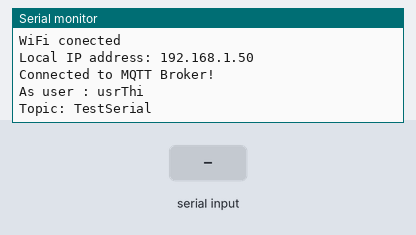
The sketch below on a simulated ESP8266 (NodeMCU). Parts: the last lines printed to the serial monitor. The inputs (shaded band) are chosen by the test bench. WiFi joins after 1.5 s; servers stay silent unless stated; no MQTT or app messages arrive unless stated.

Above: at 3.7 s.
3.8 s: "M\n" received over Serial
At 4.2 s:
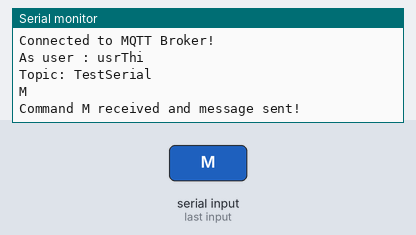
5.3 s: "1\n" received over Serial
At 6.5 s:
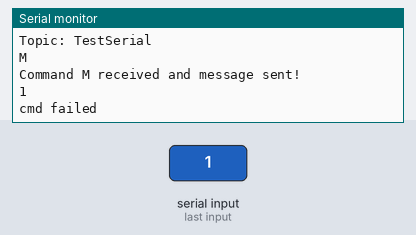

The sketch:

ESP-D1_MQTT_Publish_Serial.ino
```cpp
// constants won't change. Used here to
// set pin numbers:
#include "ESP-D1_GPIO.h"
// Onboard LED on D4 pin

#include <ESP8266WiFi.h> // Enables the ESP8266 to connect to the local network (via WiFi)
#include <PubSubClient.h> // Allows us to connect to, and publish to the MQTT broker

// WiFi
// Make sure to update this for your own WiFi network!
const char* ssid = "IIoT_A";
const char* password = "IIoT_AS3";
IPAddress local_IP(192,168,1,30);
IPAddress gateway(192,168,1,12);
IPAddress subnet(255,255,255,0);
IPAddress myIP;

// MQTT
// Make sure to update this for your own MQTT Broker!
const char* mqtt_server = "192.168.1.2";
const char* mqtt_topic = "TestSerial";
const char* mqtt_username = "usrThi";
const char* mqtt_password = "usrThi";
// The client id identifies the ESP8266 device. Think of it a bit like a hostname (Or just a name, like Greg).
const char* clientID = "ESP8266_Pub0";

// Variables will change:
int StateD4 = LOW;          // ledState used to set the LED
long previousMillis_D4 = 0;        // will store last time LED was updated

// the folHIGH variables is a long because the time, measured in miliseconds,
// will quickly become a bigger number than can be stored in an int.
long intervalMillis = 1000;           // interval at which to blink (milliseconds)

// Serial link data
String inputString = "";        // a string to hold incoming data
boolean stringComplete = false; // whether the string is complete
boolean cmd = false; // whether the MQTT Message

// Initialise the WiFi and MQTT Client objects
WiFiClient wifiClient;
PubSubClient client(mqtt_server, 1883, wifiClient); // 1883 is the listener port for the Broker

void setup() {
  // initialize digital esp8266 D4 as an output.
  pinMode(D4, OUTPUT);
  // Set D4 to StateD4
  digitalWrite(D4, StateD4);

  // Set RS232 to 115200 Bauds
  Serial.begin(115200);
  delay(1000);
  Serial.println("\nBOOT ESP-D1 ready to work");

    // Connecting
  Serial.print("Connecting to ");
  Serial.println(ssid);

 // Start WIFI
  WiFi.mode(WIFI_STA);
  // Change the IP address
  WiFi.config(local_IP, gateway, subnet);
  WiFi.begin(ssid, password);
  // Wait while connecting
  while (WiFi.status() != WL_CONNECTED) {
    delay(500);
    Serial.print(".");
  }
  Serial.println("");
  Serial.println("WiFi conected");

  // Print the IP address
  myIP = WiFi.localIP();
  Serial.print("Local IP address: ");
  Serial.println(myIP);

  // Connect to MQTT Broker
  // client.connect returns a boolean value to let us know if the connection was successful.
  // If the connection is failing, make sure you are using the correct MQTT Username and Password (Setup Earlier in the Instructable)
  if (client.connect(clientID, mqtt_username, mqtt_password)) {
    Serial.println("Connected to MQTT Broker!");
    Serial.println("As user : " + String(mqtt_username));
    Serial.println("Topic: " + String(mqtt_topic));
  }
  else {
    Serial.println("Connection to MQTT Broker failed...");
  }
}

void loop() {
  // here is where you'd put code that needs to be running all the time.

  // Blink Led still alive
  //BlinkLed(D4, &StateD4, &previousMillis_D4, intervalMillis/2);

  // Check if Data available on Serial and merge them into inputString
  serialEvent();

  // print the string when a newline arrives:
  if (stringComplete) {
    Serial.print(inputString);
    if(inputString.charAt(0) == 'M')
      cmd = true;
    else
      Serial.println("cmd failed");
    // clear the string:
    inputString = "";
    stringComplete = false;
  }

  // MQTT publish if cmd is true
    if (cmd) {
    // PUBLISH to the MQTT Broker (topic = mqtt_topic, defined at the beginning)
    // Here, "Command M received" is the Payload, but this could be changed to a sensor reading, for example.
    if (client.publish(mqtt_topic, "Command M received")) {
      Serial.println("Command M received and message sent!");
    }
    // Again, client.publish will return a boolean value depending on whether it succeded or not.
    // If the message failed to send, we will try again, as the connection may have broken.
    else {
      Serial.println("Message failed to send. Reconnecting to MQTT Broker and trying again");
      client.connect(clientID, mqtt_username, mqtt_password);
      delay(10); // This delay ensures that client.publish doesn't clash with the client.connect call
      client.publish(mqtt_topic, "Command M received");
    }
    // Clear Flag for next command
    cmd = false;
  }
}

/*
  SerialEvent occurs whenever a new data comes in the
 hardware serial RX.  This routine is run each
 time loop() runs, so using delay inside loop can delay
 response.  Multiple bytes of data may be available.
 */
void serialEvent() {
    char inChar;
    while(Serial.available() > 0) {
      // get the new byte:
      char inChar = (char)Serial.read();
      // add it to the inputString:
      inputString += inChar;
      // if the incoming character is a newline, set a flag
      // so the main loop can do something about it:
      if (inChar == '\n') {
        stringComplete = true;
      }
    }
}
```

ESP-D1_GPIO.h
```cpp
#define D0 GPIO_16
#define D1 GPIO_5
#define D2 GPIO_4
#define D3 GPIO_0
#define D4 GPIO_2
#define D5 GPIO_14
#define D6 GPIO_12
#define D7 GPIO_13
#define D8 GPIO_15
#define RX GPIO_3
#define TX GPIO_1
#define A0 ADC0

// set pin numbers:
const int GPIO_0 	=  0;      //
const int GPIO_1 	=  1;      //
const int GPIO_2 	=  2;      //
const int GPIO_3 	=  3;      //
const int GPIO_4 	=  4;      //
const int GPIO_5 	=  5;      //
const int GPIO_6 	=  6;      //
const int GPIO_7 	=  7;      //
const int GPIO_8 	=  8;      //
const int GPIO_9 	=  9;      //
const int GPIO_10 	=  10;      //
const int GPIO_11 	=  11;      //
const int GPIO_12 	=  12;      //
const int GPIO_13 	=  13;      //
const int GPIO_14 	=  14;      //
const int GPIO_15 	=  15;      //
const int GPIO_16 	=  16;      //
```

Measured:
- after the input at 3.8 s, the serial monitor: prints a new line at once (image 1)
- after the input at 5.3 s, the serial monitor: prints a new line at once (image 2)
